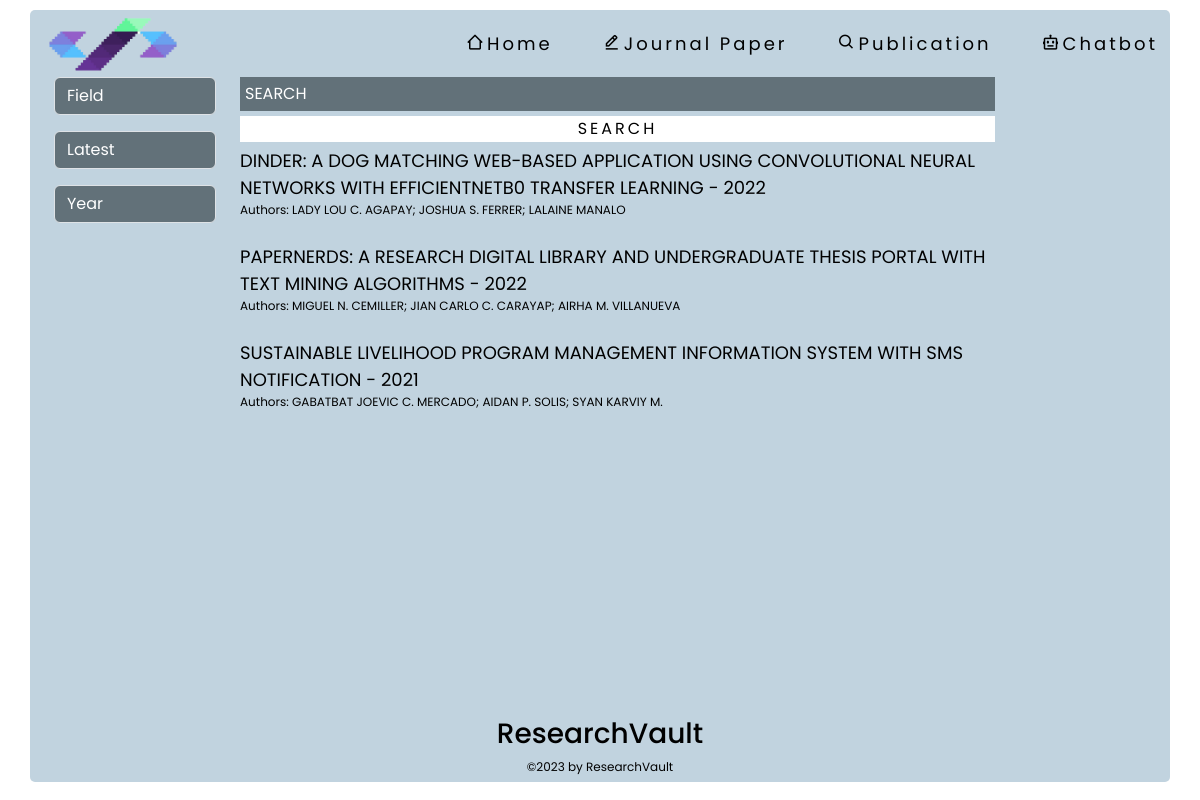
Screenshot of /browse with the database file from the repository.
### tables this page shows
CREATE TABLE "uploads" (
	"id"	INTEGER,
	"title"	TEXT,
	"authors"	TEXT,
	"publicationDate"	TEXT,
	"thesisAdvisor"	TEXT,
	"department"	TEXT,
	"degree"	TEXT,
	"subjectArea"	TEXT,
	"abstract"	REAL,
	"file_path"	TEXT,
	"converted_file_path"	TEXT,
	PRIMARY KEY("id" AUTOINCREMENT)
);

### app.py (the view)
@app.route('/browse', methods=['GET'])
def browse():
    try:
        db_conn = DBConnection('database.db')
        selected_sort = request.args.get('sort', 'latest')
        selected_field = request.args.get('field', '')
        selected_year = request.args.get('year', '')
        search_query = request.args.get('search', '')
        items, unique_subject_areas, unique_years = db_conn.fetch_publications(
            selected_sort, selected_field, selected_year, search_query)
        db_conn.close_connection()
        return render_template('browse.html', items=items, subject_areas=unique_subject_areas,
                               unique_years=unique_years, selected_sort=selected_sort,
                               selected_field=selected_field, selected_year=selected_year,
                               search_query=search_query)
    except Exception as e:
        print("Error browsing publications:", e)
        return render_template('404.html')

### db_connection.py (called while the page is built)
    def get_db(self):
        db = getattr(g, '_database', None)
        if db is None:
            db = g._database = sqlite3.connect(self.DB)
        return db

    def close_connection(self):
        db = getattr(g, '_database', None)
        if db is not None:
            db.close()

### templates/browse.html (shortened to what this page needs)
<!DOCTYPE html>
<html lang="en">
<head>
    <link rel="stylesheet" type="text/css" href="{{ url_for('static', filename='css/browse.css') }}">
    <link href='https://unpkg.com/boxicons@2.1.4/css/boxicons.min.css' rel='stylesheet'>
    <link href="https://cdn.jsdelivr.net/npm/bootstrap@5.3.0/dist/css/bootstrap.min.css" rel="stylesheet">
</head>
<body>
    <div class="browse-container container">
        <div class="browse-navbar d-flex justify-content-between align-items-center">
            <img src="static/pics/logo.png" class="img-fluid">
            <div class="browse-right">
                <a href="/" id="home-browse"><i class='bx bx-home-alt-2'></i>Home</a>
                <a href="/research" id="edit-browse"><i class='bx bx-edit-alt'></i>Journal Paper</a>
                <a href="/browse" id="browse-browse"><i class='bx bx-search' ></i>Publication</a>
                <a href="/chatbot" id="chatbot-browse"><i class='bx bx-bot'></i></i>Chatbot</a>
            </div>
        </div>
            <div class="browse-content d-flex flex-column flex-grow-1">
                <div class="search-results d-flex flex-column">
                    <div class="container-fluid">
                        <div class="row">
                            <div class="col-md-2">
                                <div class="browse-filter">
                                    <select id="field" class="form-select mb-3" onchange="filterItems()">
                                        <option value="">Field</option>
                                    </select>
                                    <select id="sort" class="form-select mb-3" onchange="filterItems()">
                                        <option value="latest" {% if selected_sort == 'latest' %}selected{% endif %}>Latest</option>
                                    </select>
                                    <input type="number" id="year-input" min="2000" max="2023" step="1" list="year-list" placeholder="Year" class="form-control mb-3" value="{{ selected_year }}" onchange="filterItems()">
                                </div>
                            </div>
                              <div class="col-md-10">
                                <div class="col-md-10">
                                    <div class="browse-result d-flex flex-column">
                                        <input type="search" id="search-input" placeholder="SEARCH" value="{{ search_query }}">
                                        <button type="submit" id="search-button">SEARCH</button>
                                        {% for item in items %}
                                        <a class="browse-item" href="{{ url_for('publication_detail', item_id=item.id) }}" data-subjectArea="{{ item.subjectArea }}">
                                            {{ item.title }} - {{ item.year }}
                                            <p>Authors: {{ item.authors }}</p>
                                        </a>
                                        {% endfor %}
                                    </div>
                                </div>
                            </div>
                            </div>
                            </div>
                            </div>
                            <footer class="text-center">
                                <h3>ResearchVault</h3>
                                <p>©2023 by ResearchVault</p>
                            </footer>
                            </div>
                            </div>
</body>
</html>

### static/css/browse.css (style rules this page uses)
* { font-family: 'Poppins', sans-serif; }
body { display: flex; padding: 10px; height: 100vh; color: black !important; background-color: white !important; }
.container { height: 99%; border-radius: 5px; background: #C1D3DF!important; }
img { max-width: 100%; width: 150px; }
a { text-decoration: none !important; color: black!important; font-size: clamp(0.75rem, 0.2813rem + 1.5vw, 1.125rem); }
.browse-right { display: flex; font-size: clamp(0.9375rem, 0.5469rem + 1.25vw, 1.25rem); gap: 50px; letter-spacing: 3px; }
input, select { background: #627179 !important; border: none; outline: none; color: white !important; }
input::placeholder { color: white !important; }
input[type="search"] { padding: 5px; margin-bottom: 5px; }
#search-button { background-color: white!important; border: none !important; color: black !important; outline: none !important; letter-spacing: 3px; transition: all 0.3s linear; margin-bottom: 5px; }
h3 { font-size: clamp(0.75rem, 0.2813rem + 1.5vw, 1.125rem); }
p { font-size: clamp(0.625rem, 0.4688rem + 0.5vw, 0.75rem); }
.browse-filter { display: block; }
.browse-item { display: block; text-decoration: none; color: #000; margin-bottom: 8px; transition: all 0.3s linear; }

### rows the page displays
uploads: title "DINDER: A DOG MATCHING WEB-BASED APPLICATION USING CONVOLUTIONAL NEURAL NETWORKS WITH EFFICIENTNETB0 TRANSFER LEARNING", year "2022", authors "LADY LOU C. AGAPAY; JOSHUA S. FERRER; LALAINE MANALO"
uploads: title "PAPERNERDS: A RESEARCH DIGITAL LIBRARY AND UNDERGRADUATE THESIS PORTAL WITH TEXT MINING ALGORITHMS", year "2022", authors "MIGUEL N. CEMILLER; JIAN CARLO C. CARAYAP; AIRHA M. VILLANUEVA"
uploads: title "SUSTAINABLE LIVELIHOOD PROGRAM MANAGEMENT INFORMATION SYSTEM WITH SMS NOTIFICATION", year "2021", authors "GABATBAT JOEVIC C. MERCADO; AIDAN P. SOLIS; SYAN KARVIY M."
